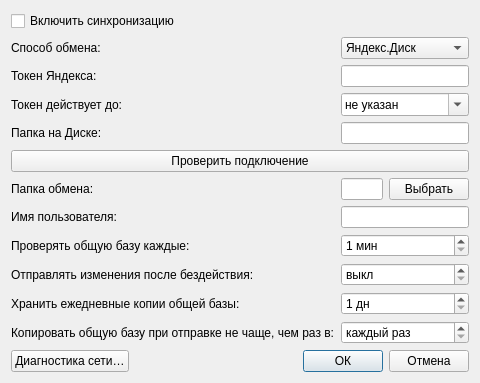
<?xml version="1.0" encoding="UTF-8"?>
<ui version="4.0">
 <class>SyncSettingsDialog</class>
 <widget class="QDialog" name="SyncSettingsDialog">
  <property name="geometry">
   <rect>
    <x>0</x>
    <y>0</y>
    <width>480</width>
    <height>360</height>
   </rect>
  </property>
  <property name="windowTitle">
   <string>Синхронизация</string>
  </property>
  <layout class="QVBoxLayout" name="verticalLayout">
   <item>
    <layout class="QFormLayout" name="fl_main">
     <item row="0" column="0" colspan="2">
      <widget class="QCheckBox" name="chb_enabled">
       <property name="text">
        <string>Включить синхронизацию</string>
       </property>
      </widget>
     </item>
     <item row="1" column="0">
      <widget class="QLabel" name="label_channel">
       <property name="text">
        <string>Способ обмена:</string>
       </property>
      </widget>
     </item>
     <item row="1" column="1">
      <widget class="QComboBox" name="cmb_channel">
       <item>
        <property name="text">
         <string>Яндекс.Диск</string>
        </property>
       </item>
       <item>
        <property name="text">
         <string>Папка</string>
        </property>
       </item>
      </widget>
     </item>
     <item row="2" column="0">
      <widget class="QLabel" name="label_token">
       <property name="text">
        <string>Токен Яндекса:</string>
       </property>
      </widget>
     </item>
     <item row="2" column="1">
      <widget class="QLineEdit" name="le_token">
       <property name="echoMode">
        <enum>QLineEdit::EchoMode::Password</enum>
       </property>
      </widget>
     </item>
     <item row="3" column="0">
      <widget class="QLabel" name="label_tokenexpires">
       <property name="text">
        <string>Токен действует до:</string>
       </property>
      </widget>
     </item>
     <item row="3" column="1">
      <widget class="QDateEdit" name="de_tokenexpires">
       <property name="specialValueText">
        <string>не указан</string>
       </property>
       <property name="displayFormat">
        <string>dd.MM.yyyy</string>
       </property>
       <property name="calendarPopup">
        <bool>true</bool>
       </property>
       <property name="minimumDate">
        <date>
         <year>2000</year>
         <month>1</month>
         <day>1</day>
        </date>
       </property>
      </widget>
     </item>
     <item row="4" column="0">
      <widget class="QLabel" name="label_diskfolder">
       <property name="text">
        <string>Папка на Диске:</string>
       </property>
      </widget>
     </item>
     <item row="4" column="1">
      <widget class="QLineEdit" name="le_diskfolder"/>
     </item>
     <item row="5" column="0" colspan="2">
      <widget class="QPushButton" name="pb_check">
       <property name="text">
        <string>Проверить подключение</string>
       </property>
      </widget>
     </item>
     <item row="6" column="0">
      <widget class="QLabel" name="label_folder">
       <property name="text">
        <string>Папка обмена:</string>
       </property>
      </widget>
     </item>
     <item row="6" column="1">
      <layout class="QHBoxLayout" name="hl_folder">
       <item>
        <widget class="QLineEdit" name="le_folder"/>
       </item>
       <item>
        <widget class="QPushButton" name="pb_folder">
         <property name="text">
          <string>Выбрать</string>
         </property>
        </widget>
       </item>
      </layout>
     </item>
     <item row="7" column="0">
      <widget class="QLabel" name="label_author">
       <property name="text">
        <string>Имя пользователя:</string>
       </property>
      </widget>
     </item>
     <item row="7" column="1">
      <widget class="QLineEdit" name="le_author"/>
     </item>
     <item row="8" column="0">
      <widget class="QLabel" name="label_interval">
       <property name="text">
        <string>Проверять общую базу каждые:</string>
       </property>
      </widget>
     </item>
     <item row="8" column="1">
      <widget class="QSpinBox" name="spb_interval">
       <property name="suffix">
        <string> мин</string>
       </property>
       <property name="minimum">
        <number>1</number>
       </property>
       <property name="maximum">
        <number>60</number>
       </property>
      </widget>
     </item>
     <item row="9" column="0">
      <widget class="QLabel" name="label_idle">
       <property name="text">
        <string>Отправлять изменения после бездействия:</string>
       </property>
      </widget>
     </item>
     <item row="9" column="1">
      <widget class="QSpinBox" name="spb_idle">
       <property name="specialValueText">
        <string>выкл</string>
       </property>
       <property name="suffix">
        <string> с</string>
       </property>
       <property name="maximum">
        <number>3600</number>
       </property>
       <property name="singleStep">
        <number>10</number>
       </property>
      </widget>
     </item>
     <item row="10" column="0">
      <widget class="QLabel" name="label_keepdays">
       <property name="text">
        <string>Хранить ежедневные копии общей базы:</string>
       </property>
      </widget>
     </item>
     <item row="10" column="1">
      <widget class="QSpinBox" name="spb_keepdays">
       <property name="suffix">
        <string> дн</string>
       </property>
       <property name="minimum">
        <number>1</number>
       </property>
       <property name="maximum">
        <number>365</number>
       </property>
      </widget>
     </item>
     <item row="11" column="0">
      <widget class="QLabel" name="label_backupinterval">
       <property name="text">
        <string>Копировать общую базу при отправке не чаще, чем раз в:</string>
       </property>
      </widget>
     </item>
     <item row="11" column="1">
      <widget class="QSpinBox" name="spb_backupinterval">
       <property name="specialValueText">
        <string>каждый раз</string>
       </property>
       <property name="suffix">
        <string> мин</string>
       </property>
       <property name="maximum">
        <number>1440</number>
       </property>
      </widget>
     </item>
    </layout>
   </item>
   <item>
    <layout class="QHBoxLayout" name="hl_buttons">
     <item>
      <widget class="QPushButton" name="pb_netdiag">
       <property name="text">
        <string>Диагностика сети…</string>
       </property>
       <property name="autoDefault">
        <bool>false</bool>
       </property>
      </widget>
     </item>
     <item>
      <spacer name="horizontalSpacer">
       <property name="orientation">
        <enum>Qt::Orientation::Horizontal</enum>
       </property>
       <property name="sizeHint" stdset="0">
        <size>
         <width>40</width>
         <height>20</height>
        </size>
       </property>
      </spacer>
     </item>
     <item>
      <widget class="QPushButton" name="pb_ok">
       <property name="text">
        <string>ОК</string>
       </property>
       <property name="default">
        <bool>true</bool>
       </property>
      </widget>
     </item>
     <item>
      <widget class="QPushButton" name="pb_cancel">
       <property name="text">
        <string>Отмена</string>
       </property>
      </widget>
     </item>
    </layout>
   </item>
  </layout>
 </widget>
 <resources/>
 <connections/>
</ui>
